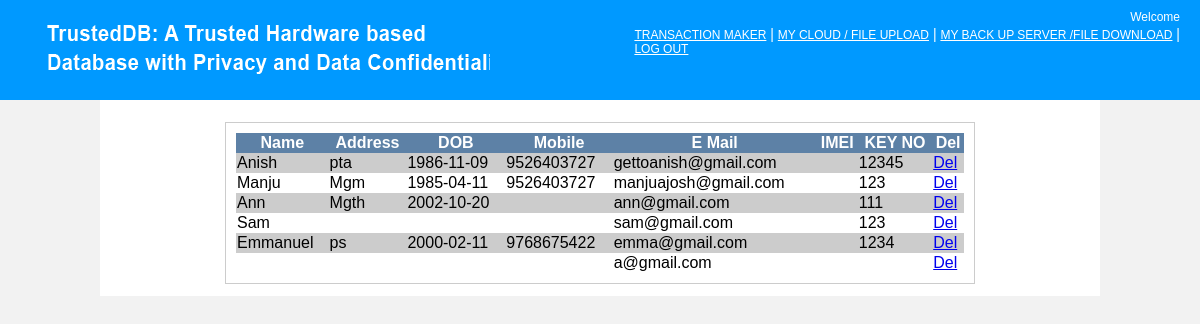
The app's page /adminpanel.php with its own data.
### tables this page shows
CREATE TABLE IF NOT EXISTS `account` (
  `id` int(11) NOT NULL AUTO_INCREMENT,
  `name` varchar(255) NOT NULL,
  `address` varchar(255) NOT NULL,
  `dob` varchar(100) NOT NULL,
  `mobile` varchar(100) NOT NULL,
  `email` varchar(200) NOT NULL,
  `password` varchar(100) NOT NULL,
  `key_no` varchar(100) NOT NULL,
  PRIMARY KEY (`id`),
  UNIQUE KEY `email` (`email`)
);

### adminpanel.php (the view, shortened to what this page needs)
<?php
	include("header.php");
?>
<table width="1000" align="center" id="content" cellpadding="10">
<tr>
<td valign="top">
	<?php
		$result = mysql_query("SELECT * FROM account") or die(mysql_error());
		echo "<table  id='select_table'>";
		echo "<tr> <th>Name</th> <th>Address</th> <th>DOB</th> <th>Mobile</th><th>E Mail</th>".
		     "<th>IMEI</th><th>KEY NO</th><th>Del</th></tr>";
		while($row = mysql_fetch_array( $result ))
		{
			echo "<tr><td>";
			$id=$row['id'];
			echo $row['name']."</td><td>";
			echo $row['address']."</td><td>";
			echo $row['dob']."</td><td>";
			echo $row['mobile']."</td><td>";
			echo $row['email']."</td><td>";
			echo $row['imei']."</td><td>";
			echo $row['key_no']."</td><td>";
			echo "<a href='?delid=$id'>Del</a></td></tr>";
		}
		echo "</table>";
	?>
    </td>
  	</tr>
</table>

### header.php (style rules this page uses)
#select_table { margin:0px auto; border:1px solid #ccc; padding:10px; margin-top:10px; }
#select_table { margin-top:10px; border-spacing:0px; width:750px; }
#select_table th { background:#5D81A6; color:#FFF; }
#select_table tr:nth-child(even) { background: #CCC }
#select_table tr:nth-child(odd) { background: #FFF }
#content { font-family:"Arial Black", Gadget, sans-serif; background:#FFF; text-align:justify; }

### records on screen
account: name "Anish", address "pta", dob "1986-11-09", mobile "9526403727", email "gettoanish@gmail.com", key_no "12345"
account: name "Manju", address "Mgm", dob "1985-04-11", mobile "9526403727", email "manjuajosh@gmail.com", key_no "123"
account: name "Ann", address "Mgth", dob "2002-10-20", email "ann@gmail.com", key_no "111"
account: name "Sam", email "sam@gmail.com", key_no "123"
account: name "Emmanuel", address "ps", dob "2000-02-11", mobile "9768675422", email "emma@gmail.com", key_no "1234"
account: email "a@gmail.com"
